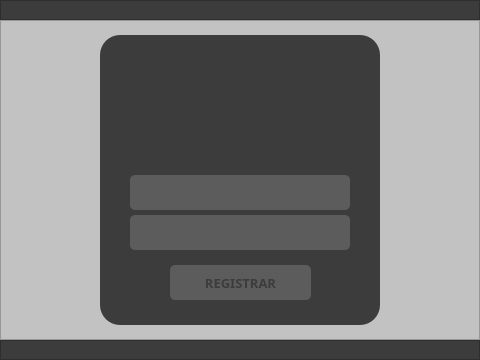
<?xml version="1.0" encoding="UTF-8"?>
<ui version="4.0">
 <class>MainWindow</class>
 <widget class="QMainWindow" name="MainWindow">
  <property name="geometry">
   <rect>
    <x>0</x>
    <y>0</y>
    <width>480</width>
    <height>360</height>
   </rect>
  </property>
  <property name="windowTitle">
   <string>MainWindow</string>
  </property>
  <widget class="QWidget" name="centralwidget">
   <widget class="QFrame" name="frame_3">
    <property name="geometry">
     <rect>
      <x>0</x>
      <y>340</y>
      <width>480</width>
      <height>20</height>
     </rect>
    </property>
    <property name="maximumSize">
     <size>
      <width>16777215</width>
      <height>20</height>
     </size>
    </property>
    <property name="styleSheet">
     <string notr="true">background-color: rgb(60, 60, 60);</string>
    </property>
    <property name="frameShape">
     <enum>QFrame::StyledPanel</enum>
    </property>
    <property name="frameShadow">
     <enum>QFrame::Raised</enum>
    </property>
   </widget>
   <widget class="QFrame" name="frame">
    <property name="geometry">
     <rect>
      <x>0</x>
      <y>20</y>
      <width>480</width>
      <height>320</height>
     </rect>
    </property>
    <property name="styleSheet">
     <string notr="true">background-color: rgb(194, 194, 194);</string>
    </property>
    <property name="frameShape">
     <enum>QFrame::StyledPanel</enum>
    </property>
    <property name="frameShadow">
     <enum>QFrame::Raised</enum>
    </property>
    <layout class="QHBoxLayout" name="horizontalLayout">
     <item>
      <widget class="QFrame" name="frame_4">
       <property name="sizePolicy">
        <sizepolicy hsizetype="Ignored" vsizetype="Ignored">
         <horstretch>20</horstretch>
         <verstretch>0</verstretch>
        </sizepolicy>
       </property>
       <property name="maximumSize">
        <size>
         <width>280</width>
         <height>290</height>
        </size>
       </property>
       <property name="styleSheet">
        <string notr="true">border-radius: 20px;
background-color: rgb(60, 60, 60);</string>
       </property>
       <property name="frameShape">
        <enum>QFrame::StyledPanel</enum>
       </property>
       <property name="frameShadow">
        <enum>QFrame::Raised</enum>
       </property>
       <widget class="QLineEdit" name="lineEdit">
        <property name="geometry">
         <rect>
          <x>30</x>
          <y>140</y>
          <width>220</width>
          <height>35</height>
         </rect>
        </property>
        <property name="minimumSize">
         <size>
          <width>220</width>
          <height>35</height>
         </size>
        </property>
        <property name="font">
         <font>
          <family>Quicksand Medium</family>
          <pointsize>10</pointsize>
          <weight>75</weight>
          <bold>true</bold>
         </font>
        </property>
        <property name="styleSheet">
         <string notr="true">border-radius: 5px;
background-color: rgb(92, 92, 92);
color: rgb(60, 60, 60);</string>
        </property>
        <property name="text">
         <string/>
        </property>
        <property name="alignment">
         <set>Qt::AlignCenter</set>
        </property>
       </widget>
       <widget class="QLineEdit" name="lineEdit_1">
        <property name="geometry">
         <rect>
          <x>30</x>
          <y>180</y>
          <width>220</width>
          <height>35</height>
         </rect>
        </property>
        <property name="minimumSize">
         <size>
          <width>220</width>
          <height>35</height>
         </size>
        </property>
        <property name="maximumSize">
         <size>
          <width>16777215</width>
          <height>16777215</height>
         </size>
        </property>
        <property name="font">
         <font>
          <family>Quicksand Medium</family>
          <pointsize>10</pointsize>
          <weight>75</weight>
          <bold>true</bold>
         </font>
        </property>
        <property name="styleSheet">
         <string notr="true">border-radius: 5px;
background-color: rgb(92, 92, 92);
color: rgb(60, 60, 60);</string>
        </property>
        <property name="text">
         <string/>
        </property>
        <property name="alignment">
         <set>Qt::AlignCenter</set>
        </property>
       </widget>
       <widget class="QPushButton" name="pushButton">
        <property name="geometry">
         <rect>
          <x>70</x>
          <y>230</y>
          <width>141</width>
          <height>35</height>
         </rect>
        </property>
        <property name="font">
         <font>
          <family>Quicksand Medium</family>
          <pointsize>10</pointsize>
          <weight>75</weight>
          <bold>true</bold>
         </font>
        </property>
        <property name="styleSheet">
         <string notr="true">QPushButton#pushButton{
	border-radius: 5px;	
	background-color: rgb(92, 92, 92);
	color: rgb(60, 60, 60);
}

QPushButton#pushButton:hover{	
	background-color: rgb(120, 120, 120);
}

QPushButton#pushButton:pressed{
	background-color: rgb(194, 194, 194);
}</string>
        </property>
        <property name="text">
         <string>REGISTRAR</string>
        </property>
       </widget>
       <widget class="QLabel" name="label">
        <property name="geometry">
         <rect>
          <x>90</x>
          <y>20</y>
          <width>101</width>
          <height>101</height>
         </rect>
        </property>
        <property name="text">
         <string/>
        </property>
        <property name="pixmap">
         <pixmap>../../Conceito/user_icon_grey1.png</pixmap>
        </property>
        <property name="scaledContents">
         <bool>true</bool>
        </property>
        <property name="alignment">
         <set>Qt::AlignCenter</set>
        </property>
       </widget>
      </widget>
     </item>
    </layout>
   </widget>
   <widget class="QFrame" name="frame_2">
    <property name="geometry">
     <rect>
      <x>0</x>
      <y>0</y>
      <width>480</width>
      <height>20</height>
     </rect>
    </property>
    <property name="maximumSize">
     <size>
      <width>1232413</width>
      <height>20</height>
     </size>
    </property>
    <property name="styleSheet">
     <string notr="true">background-color: rgb(60, 60, 60);</string>
    </property>
    <property name="frameShape">
     <enum>QFrame::StyledPanel</enum>
    </property>
    <property name="frameShadow">
     <enum>QFrame::Raised</enum>
    </property>
   </widget>
  </widget>
 </widget>
 <resources>
  <include location="../file.qrc"/>
  <include location="../../AppData/Local/Programs/Python/Python38-32/Lib/site-packages/qt5_applications/Qt/file.qrc"/>
 </resources>
 <connections/>
</ui>
